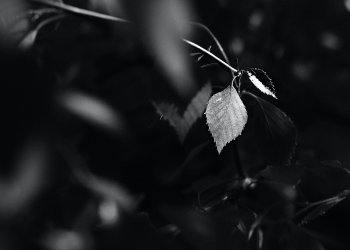
#> input picture Tugas-3/image03.png, 350 x 250 px
$ python 'F55121053_Tiara Juli Arsita_B_Histogram.py'
#> lines starting #> are read from the running program, lines starting #| are printed output that depends on the picture
import cv2
import numpy as np
from matplotlib import pyplot as plt

# membaca citra
image = cv2.imread('image03.png', 0)
#> image: shape (250, 350); min 0, max 255, mean 21.4

# membuat histogram
hist, bins = np.histogram(image.flatten(), 256, [0, 256])
#> hist = 256 values, max 48895 at index 0, min 0 at index 1, mean 341.8; bins = 257 values from 0 to 256

# menampilkan histogram sebelum perbaikan
plt.hist(image.flatten(), 256, [0, 256])
plt.xlim([0, 256])
plt.show()
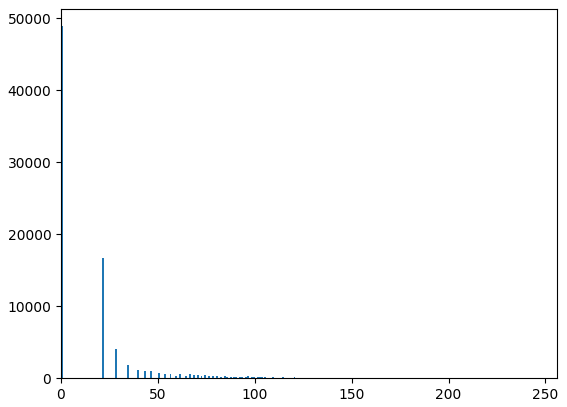
#> figure drawn by matplotlib, 1 panel; tallest bar 48895 high, from x = 0 to 1
# mencari nilai intensitas piksel dengan frekuensi terbanyak
max_intensity = np.argmax(hist)
#> max_intensity = 0

# membuat lookup table untuk menggeser nilai intensitas piksel
lut = np.zeros((256,), dtype=np.uint8)
for i in range(256):
    lut[i] = np.uint8(np.clip((i - max_intensity) * 1.5 + max_intensity, 0, 255))
#> after the loop, lut = 256 values from 0 to 255

# mengaplikasikan lookup table ke citra
rst = cv2.LUT(image, lut)
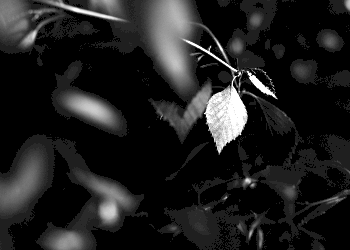
#> rst: shape (250, 350); min 0, max 255, mean 31.5

# membuat histogram setelah perbaikan
hist_result, bins_result = np.histogram(rst.flatten(), 256, [0, 256])
#> hist_result has the same summary as hist; bins_result = 257 values from 0 to 256

# menampilkan histogram setelah perbaikan
plt.hist(rst.flatten(), 256, [0, 256])
plt.xlim([0, 256])
plt.show()
#> figure, not shown here; tallest bar 48895 high, from x = 0 to 1
# menampilkan citra asli dan hasil perbaikan
cv2.imshow('Original image', image)
cv2.imshow('Histogram image', rst)

cv2.waitKey(0)
cv2.destroyAllWindows()

$ run again, with Tugas-3/image01.png copied over Tugas-3/image03.png
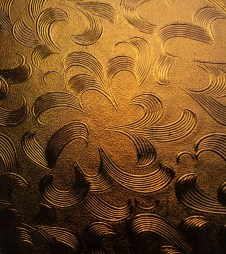
#> input picture Tugas-3/image01.png, 226 x 254 px
#> hist = 256 values, max 6677 at index 0, min 0 at index 1, mean 224.2; bins = 257 values from 0 to 256
#> max_intensity = 0
#> after the loop `for i in range(256):`: lut = 256 values from 0 to 255
#> `rst = cv2.LUT(image, lut)`:
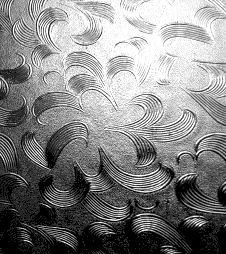
#> rst: shape (254, 226); min 0, max 255, mean 132.4
#> hist_result has the same summary as hist; bins_result = 257 values from 0 to 256
#> `plt.show()`:
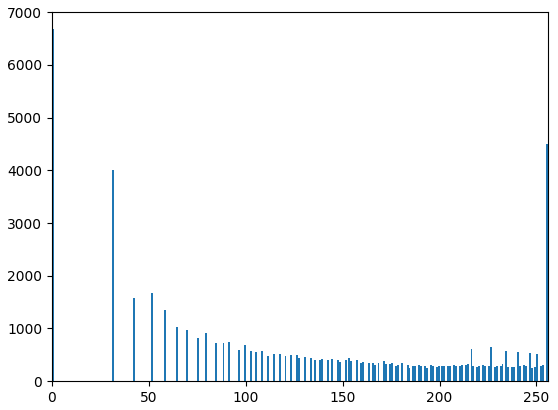
#> figure drawn by matplotlib, 1 panel; tallest bar 6677 high, from x = 0 to 1

$ run again, with Tugas-3/image02.png copied over Tugas-3/image03.png
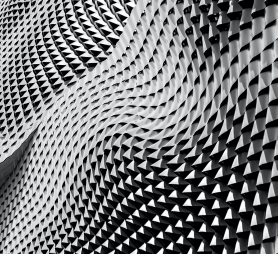
#> input picture Tugas-3/image02.png, 278 x 254 px
#> hist = 256 values, max 11844 at index 0, min 0 at index 63, mean 275.8; bins = 257 values from 0 to 256
#> max_intensity = 0
#> after the loop `for i in range(256):`: lut = 256 values from 0 to 255
#> `rst = cv2.LUT(image, lut)`:
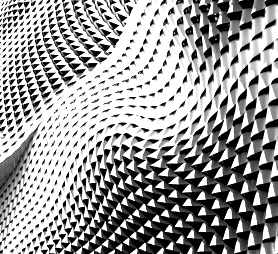
#> rst: shape (254, 278); min 0, max 255, mean 155
#> hist_result = 256 values, max 28769 at index 255, min 0 at index 2, mean 275.8; bins_result = 257 values from 0 to 256
#> `plt.show()`:
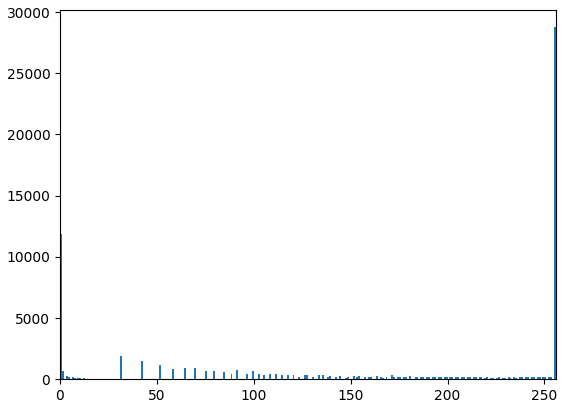
#> figure drawn by matplotlib, 1 panel; tallest bar 28769 high, from x = 255 to 256

$ run again, with Tugas-3/image04.png copied over Tugas-3/image03.png
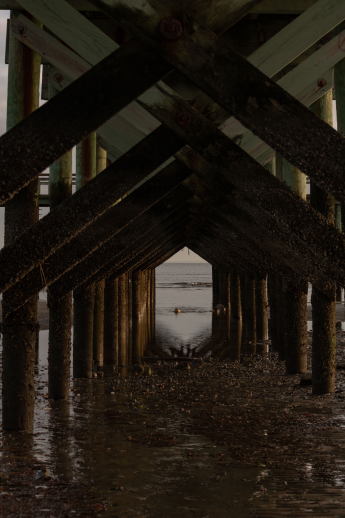
#> input picture Tugas-3/image04.png, 345 x 518 px
#> hist = 256 values, max 72765 at index 0, min 0 at index 6, mean 698.1; bins = 257 values from 0 to 256
#> `plt.show()`:
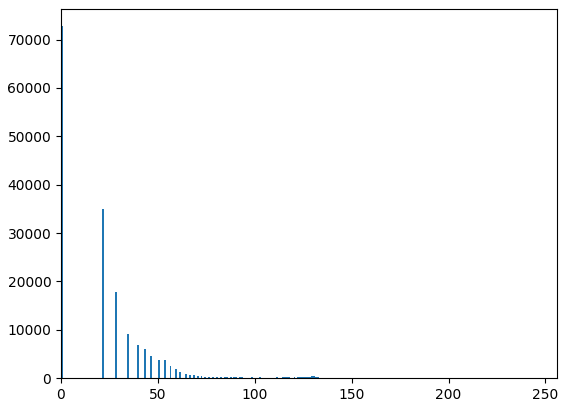
#> figure drawn by matplotlib, 1 panel; tallest bar 72765 high, from x = 0 to 1
#> max_intensity = 0
#> after the loop `for i in range(256):`: lut = 256 values from 0 to 255
#> `rst = cv2.LUT(image, lut)`:
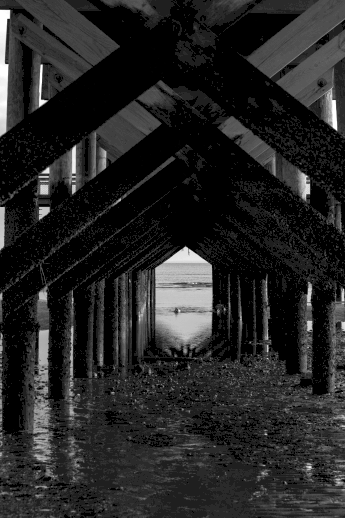
#> rst: shape (518, 345); min 0, max 255, mean 36.6
#> hist_result = 256 values, max 72765 at index 0, min 0 at index 2, mean 698.1; bins_result = 257 values from 0 to 256
